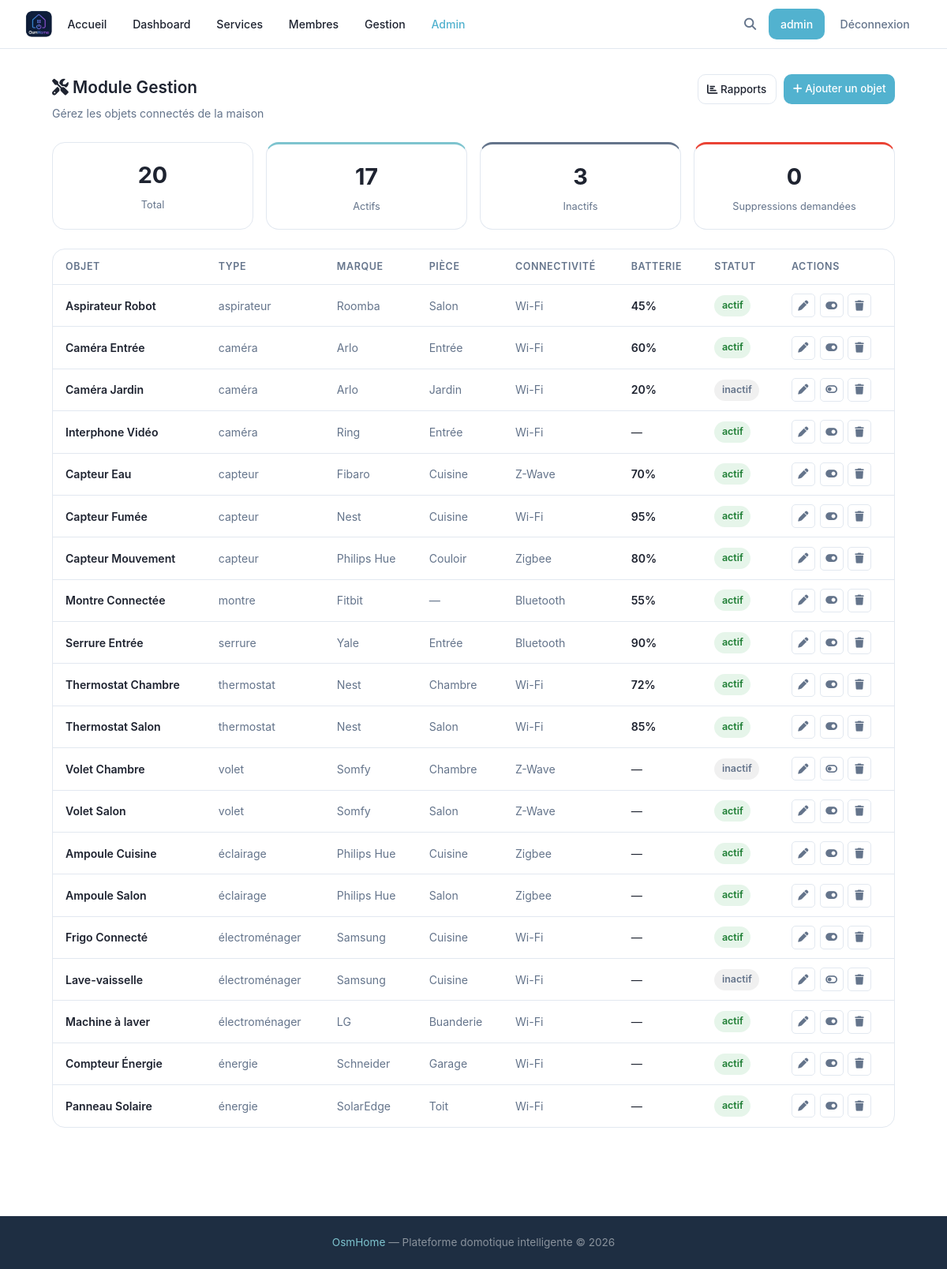
The app's page /gestion (signed in), older data.
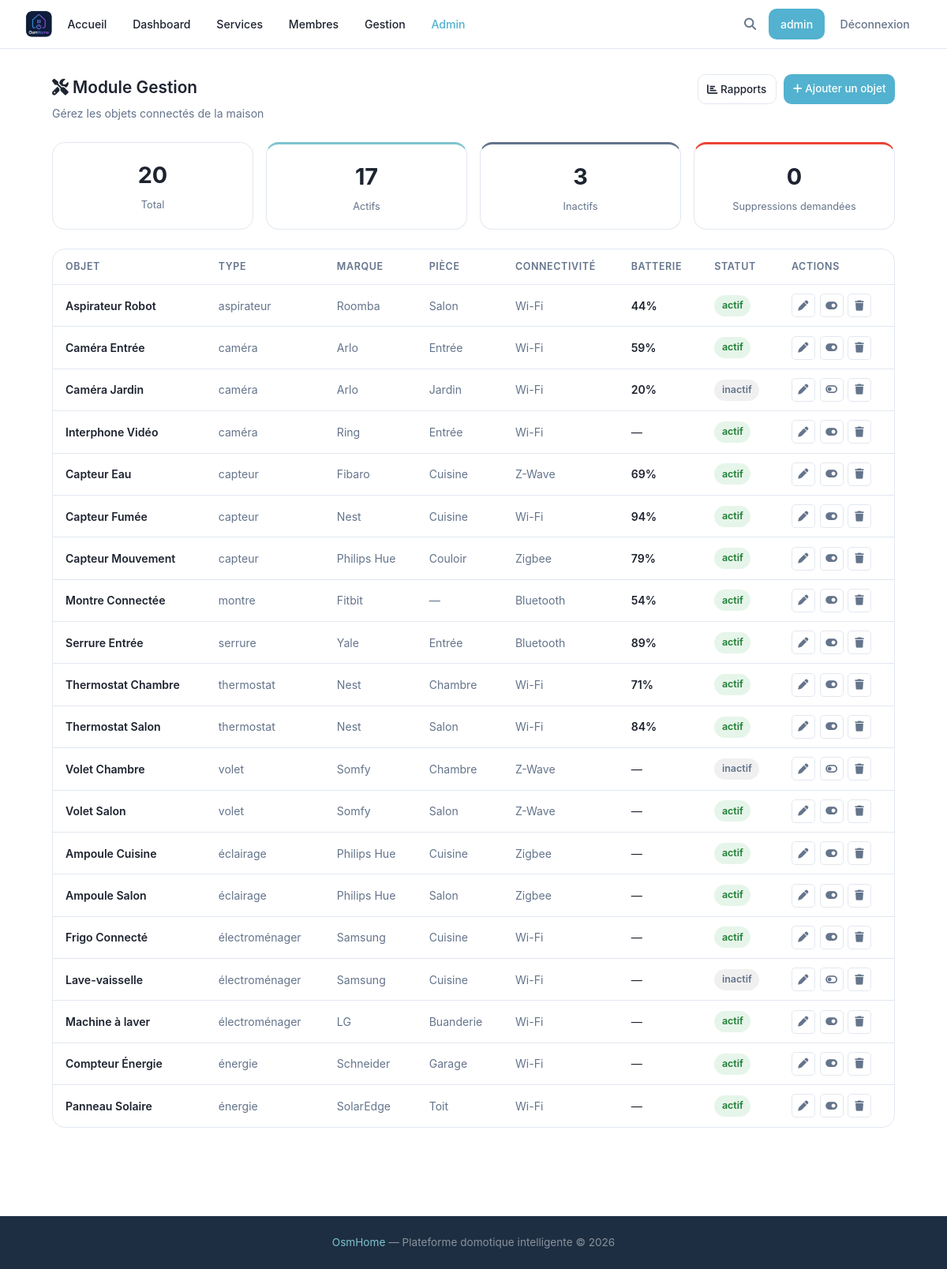
The same page, newer data.
### tables this page shows
CREATE TABLE devices (
            id INTEGER PRIMARY KEY AUTOINCREMENT,
            name TEXT,
            description TEXT,
            type TEXT,
            brand TEXT,
            status TEXT DEFAULT 'actif',
            connectivity TEXT,
            battery INTEGER,
            room TEXT
        , deletion_requested INTEGER DEFAULT 0, config TEXT);

### main.py (the view)
@app.route('/gestion')
def gestion():
    r = _require_gestion()
    if r: return r
    devices = utils.getDevicesForGestion()
    stats   = utils.getGestionStats()
    return flask.render_template('gestion.html', user=flask.session.get('username'),
                                 devices=devices, stats=stats)

### main.py (called while the page is built)
@app.context_processor
def inject_types():
    try:
        types = utils.getTypes()
    except Exception:
        types = []
    is_admin = False
    user_level = None
    if flask.session.get('username'):
        u = utils.getUser(flask.session['username'])
        is_admin = bool(u and u['role'] == 'admin')
        user_level = u['level'] if u else None
    return {'types': types, 'is_admin': is_admin, 'user_level': user_level}

def _require_gestion():
    if 'username' not in flask.session:
        return flask.redirect('/login')
    u = utils.getUser(flask.session['username'])
    if not u or u['level'] not in ('avance', 'expert'):
        flask.abort(403)
    return None

### utils.py (called while the page is built)
def openDB() -> sqlite3.Connection:
    if 'db' not in flask.g:
        flask.g.db = sqlite3.connect(BASE)
        flask.g.db.row_factory = sqlite3.Row
    return flask.g.db

def closeDB(_ = None):
    db = flask.g.pop("db", None)
    if db is not None:
        db.close()

def getUser(username: str):
    db = openDB()
    return db.execute(
        'SELECT * FROM users WHERE username = ?',
        (username,)
    ).fetchone()

### templates/gestion.html (shortened to what the changed rows need)
{% extends 'base.html' %}
{% block extra_css %}<link rel="stylesheet" href="{{ url_for('static', filename='css/gestion.css') }}">{% endblock %}
{% block content %}
<div class="gestion-page">
    <div class="gestion-header">
        <div>
            <h2><i class="fa-solid fa-screwdriver-wrench"></i> Module Gestion</h2>
        </div>
    </div>
    <div class="gestion-table-wrap">
        <table class="gestion-table">
            <thead>
                <tr>
                    <th>Objet</th>
                    <th>Type</th>
                    <th>Marque</th>
                    <th>Pièce</th>
                    <th>Connectivité</th>
                    <th>Batterie</th>
                    <th>Statut</th>
                    <th>Actions</th>
                </tr>
            </thead>
            <tbody>
                {% for d in devices %}
                <tr class="{{ 'row-pending-delete' if d['deletion_requested'] }}" data-id="{{ d['id'] }}">
                    <td>
                        <a href="/device/{{ d['id'] }}" class="gestion-device-name">{{ d['name'] }}</a>
                    </td>
                    <td class="text-muted">{{ d['type'] }}</td>
                    <td class="text-muted">{{ d['brand'] or '—' }}</td>
                    <td class="text-muted">{{ d['room'] or '—' }}</td>
                    <td class="text-muted">{{ d['connectivity'] or '—' }}</td>
                    <td>
                        {% if d['battery'] is not none %}
                        <span class="battery-val {{ 'battery-low' if d['battery'] < 20 }}">
                            {{ d['battery'] }}%
                        </span>
                        {% else %}—{% endif %}
                    </td>
                    <td>
                        <span class="status-toggle {{ 'status-active' if d['status'] == 'actif' else 'status-inactive' }}"
                              id="status-{{ d['id'] }}">
                            {{ d['status'] }}
                        </span>
                    </td>
                    <td class="gestion-actions">
                        {% if user_level == 'expert' %}
                        <a href="/gestion/device/{{ d['id'] }}/edit" class="btn-action btn-action--edit" title="Modifier">
                            <i class="fa-solid fa-pen"></i>
                        </a>
                        {% else %}
                        <span class="btn-action btn-action--locked" title="Niveau Expert requis (30 pts)">
                            <i class="fa-solid fa-lock"></i>
                        </span>
                        {% endif %}
                        <button class="btn-action btn-action--toggle" data-id="{{ d['id'] }}"
                                data-status="{{ d['status'] }}" title="Activer / Désactiver">
                            {% if d['status'] == 'actif' %}
                            <i class="fa-solid fa-toggle-on"></i>
                            {% else %}
                            <i class="fa-solid fa-toggle-off"></i>
                            {% endif %}
                        </button>
                        <button class="btn-action {{ 'btn-action--cancel-del' if d['deletion_requested'] else 'btn-action--delete' }}"
                                data-id="{{ d['id'] }}" data-requested="{{ '1' if d['deletion_requested'] else '0' }}"
                                title="{{ 'Annuler la demande' if d['deletion_requested'] else 'Demander suppression' }}">
                            {% if d['deletion_requested'] %}
                            <i class="fa-solid fa-rotate-left"></i>
                            {% else %}
                            <i class="fa-solid fa-trash"></i>
                            {% endif %}
                        </button>
                    </td>
                </tr>
                {% endfor %}
            </tbody>
        </table>
    </div>
</div>
{% endblock %}

Row changes from the older to the newer data that the page shows:
changed devices "Aspirateur Robot": battery "45" → "44"
changed devices "Caméra Entrée": battery "60" → "59"
changed devices "Capteur Eau": battery "70" → "69"
changed devices "Capteur Fumée": battery "95" → "94"
changed devices "Capteur Mouvement": battery "80" → "79"
changed devices "Montre Connectée": battery "55" → "54"
changed devices "Serrure Entrée": battery "90" → "89"
changed devices "Thermostat Chambre": battery "72" → "71"
changed devices "Thermostat Salon": battery "85" → "84"
